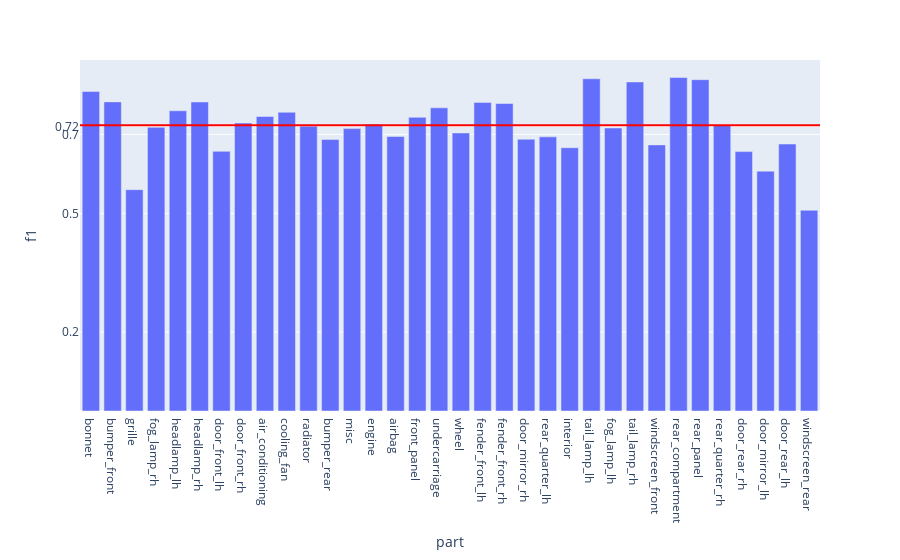

The cell this chart's notebook holds for it:
### Code cell
fig = px.bar(evalMetrics, x = 'part', y = 'f1')

fig.add_hline(y=avgF1, line_width=2, line_color="red")

fig.update_layout(
    yaxis = dict(
        tickmode = 'array',
        tickvals = [np.format_float_positional(avgF1, 2), 0.2, 0.5, 0.7],
    )
)
fig

### Figure 1 — Plotly figure (JSON) as saved in the notebook; plotly's stock layout.template omitted (floating-point values rounded to 4 significant figures)
{"data": [{"alignmentgroup": "True", "hovertemplate": "part=%{x}<br>f1=%{y}<extra></extra>", "legendgroup": "", "marker": {"color": "#636efa", "pattern": {"shape": ""}}, "name": "", "offsetgroup": "", "orientation": "v", "showlegend": false, "textposition": "auto", "type": "bar", "x": ["bonnet", "bumper_front", "grille", "fog_lamp_rh", "headlamp_lh", "headlamp_rh", "door_front_lh", "door_front_rh", "air_conditioning", "cooling_fan", "radiator", "bumper_rear", "misc", "engine", "airbag", "front_panel", "undercarriage", "wheel", "fender_front_lh", "fender_front_rh", "door_mirror_rh", "rear_quarter_lh", "interior", "tail_lamp_lh", "fog_lamp_lh", "tail_lamp_rh", "windscreen_front", "rear_compartment", "rear_panel", "rear_quarter_rh", "door_rear_rh", "door_mirror_lh", "door_rear_lh", "windscreen_rear"], "xaxis": "x", "y": [0.8085, 0.7823, 0.5601, 0.7179, 0.7597, 0.782, 0.6571, 0.7289, 0.7455, 0.7559, 0.7209, 0.6873, 0.7146, 0.7259, 0.6947, 0.7432, 0.7672, 0.7037, 0.781, 0.7782, 0.6877, 0.6938, 0.6663, 0.8407, 0.7162, 0.8328, 0.6735, 0.8439, 0.8385, 0.7229, 0.6565, 0.607, 0.6757, 0.508], "yaxis": "y"}], "layout": {"barmode": "relative", "legend": {"tracegroupgap": 0}, "margin": {"t": 60}, "shapes": [{"line": {"color": "red", "width": 2}, "type": "line", "x0": 0, "x1": 1, "xref": "x domain", "y0": 0.7229, "y1": 0.7229, "yref": "y"}], "xaxis": {"anchor": "y", "domain": [0, 1], "title": {"text": "part"}}, "yaxis": {"anchor": "x", "domain": [0, 1], "tickmode": "array", "tickvals": ["0.72", 0.2, 0.5, 0.7], "title": {"text": "f1"}}}}
